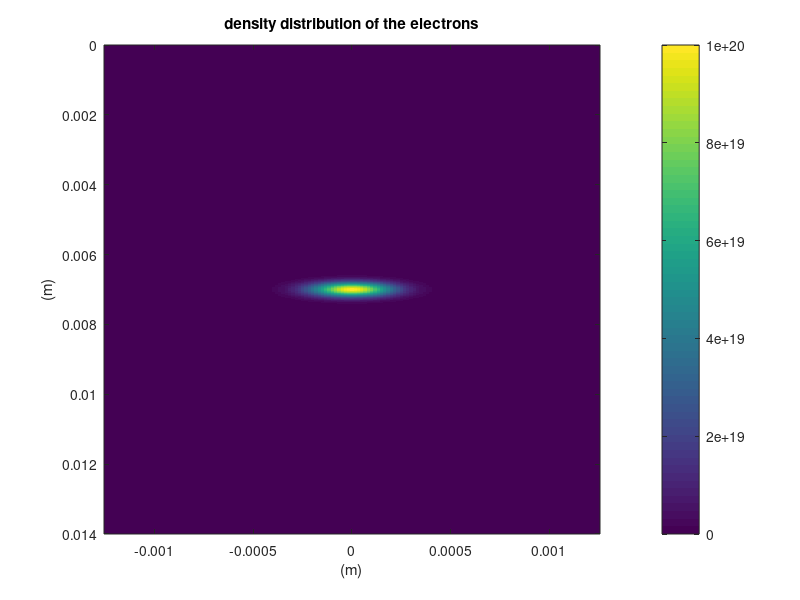
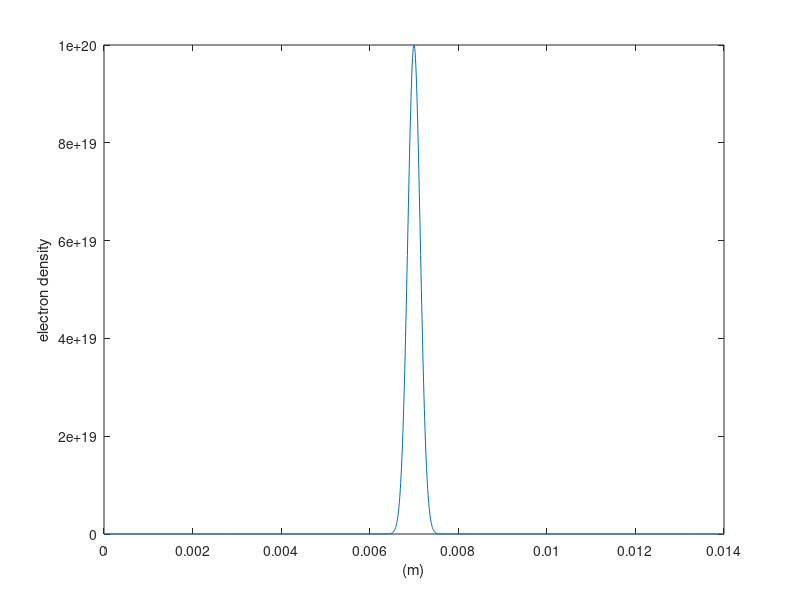
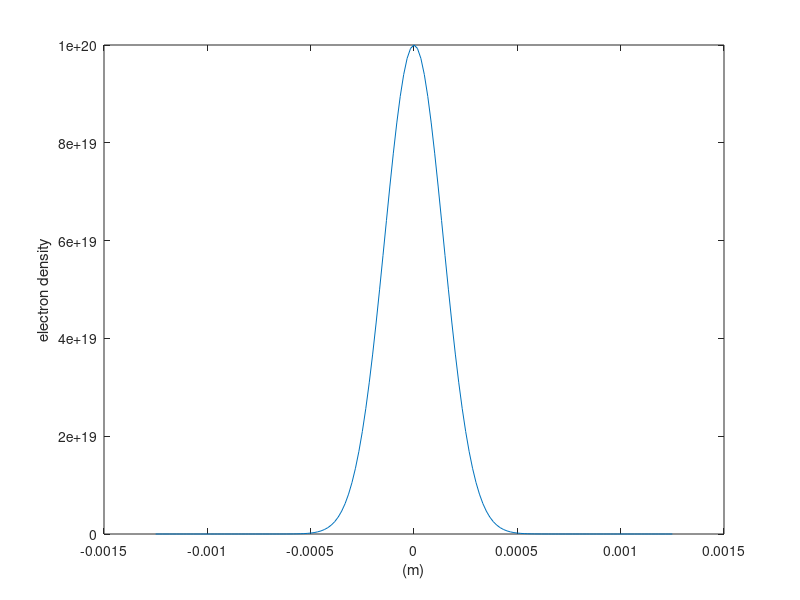

The MATLAB script that drew these images, in order:
%% define basic parameters

close all; clear; clc;



nr = 151;                         % no. of points in r direction
nz = 1681;                        % no. of points in z direction
zmin = 0; zmax = 1.4e-2;          % computational domain in z direction [m]
rmin = -0.125e-2; rmax = 0.125e-2;        % computational domain in r direction [m]
z0 = 0.7e-2;                      % middle of the compurational domain [m]
n0 = 1e20;                        % number density of electrons


sigma_r = 0.02e-2;  
sigma_z = 0.02e-2;


vz = 1;                          % velocity in z direction
vr = 1;                          % velocity in r direction
tmin = 0; 
tmax = 3e-4;
dt = 5e-6;                       % time resolution





%% discretize computational domain


rVec = linspace(rmin,rmax,nr);
zVec = linspace(zmin,zmax,nz);  
[r, z] = meshgrid(rVec,zVec);
nTimeStep = floor((tmax-tmin)/dt);


%% build the initial function (the number density of electrons) to be transported

ne = n0 * exp( -(r/sigma_r).^2 - ( (z-z0) / sigma_z ).^2 );

figure(1)
imagesc(rVec,zVec,ne)
colorbar
xlabel('(m)')
ylabel('(m)')
title('density distribution of the electrons')

figure(2)
plot(z(:,find(rVec==0)),ne(:,find(rVec==0)))
xlabel('(m)')
ylabel('electron density')

figure(3)
plot(r(find(zVec==(zmin+zmax)/2),:), ne(find(zVec==(zmin+zmax)/2),:))
xlabel('(m)')
ylabel('electron density')



%% main algorithm

% for n = 1:nTimeStep
%     
%     for i = 1:length(rVec)
%         
%         for j = 1:length(zVec)


% step 1 -- low order scheme






% step 2 -- high order scheme


% step 3 -- antidiffusion


% step 4 -- compute updated low order solution


% step 5 -- limiter 


% step 6 -- limited antidiffusive fluxes


















